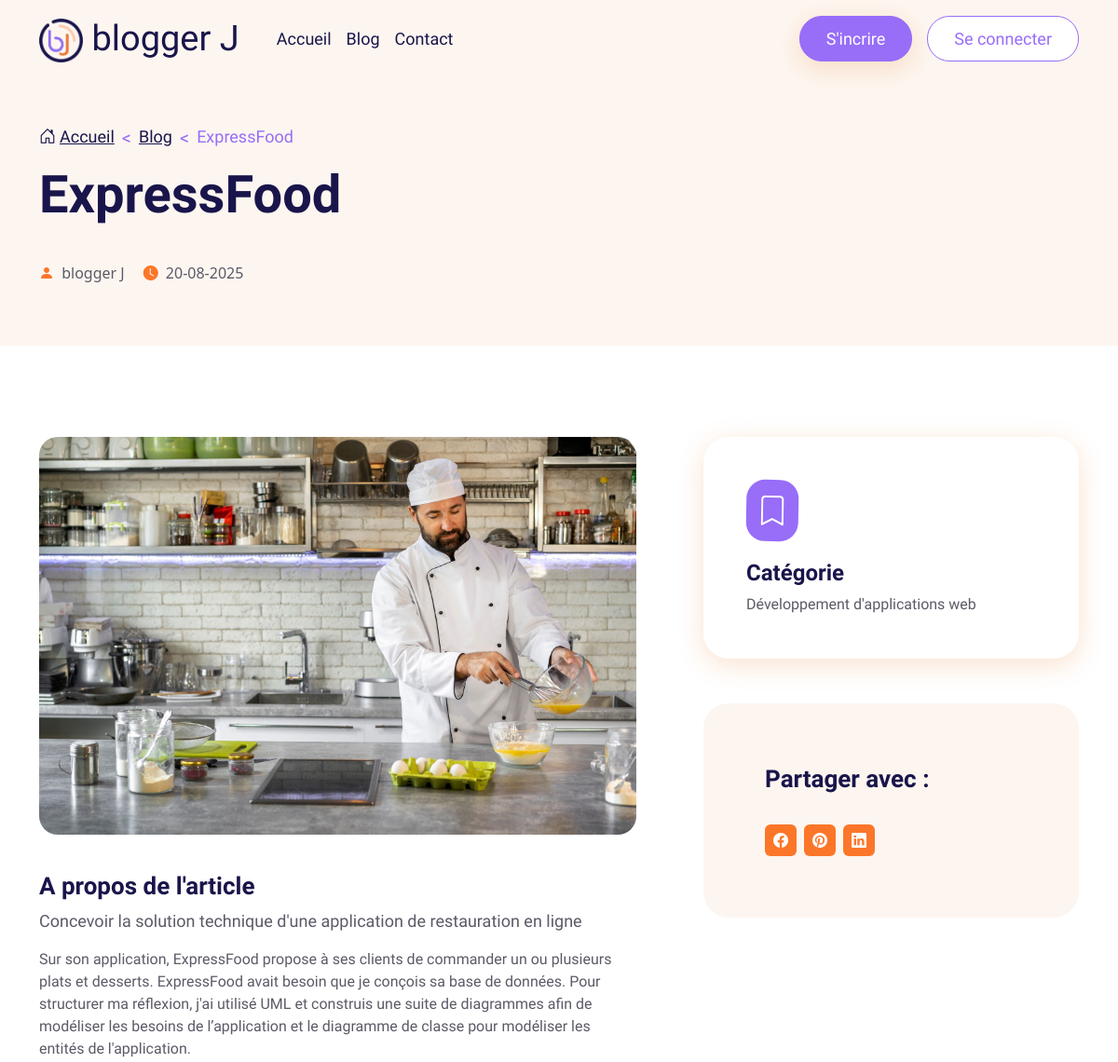
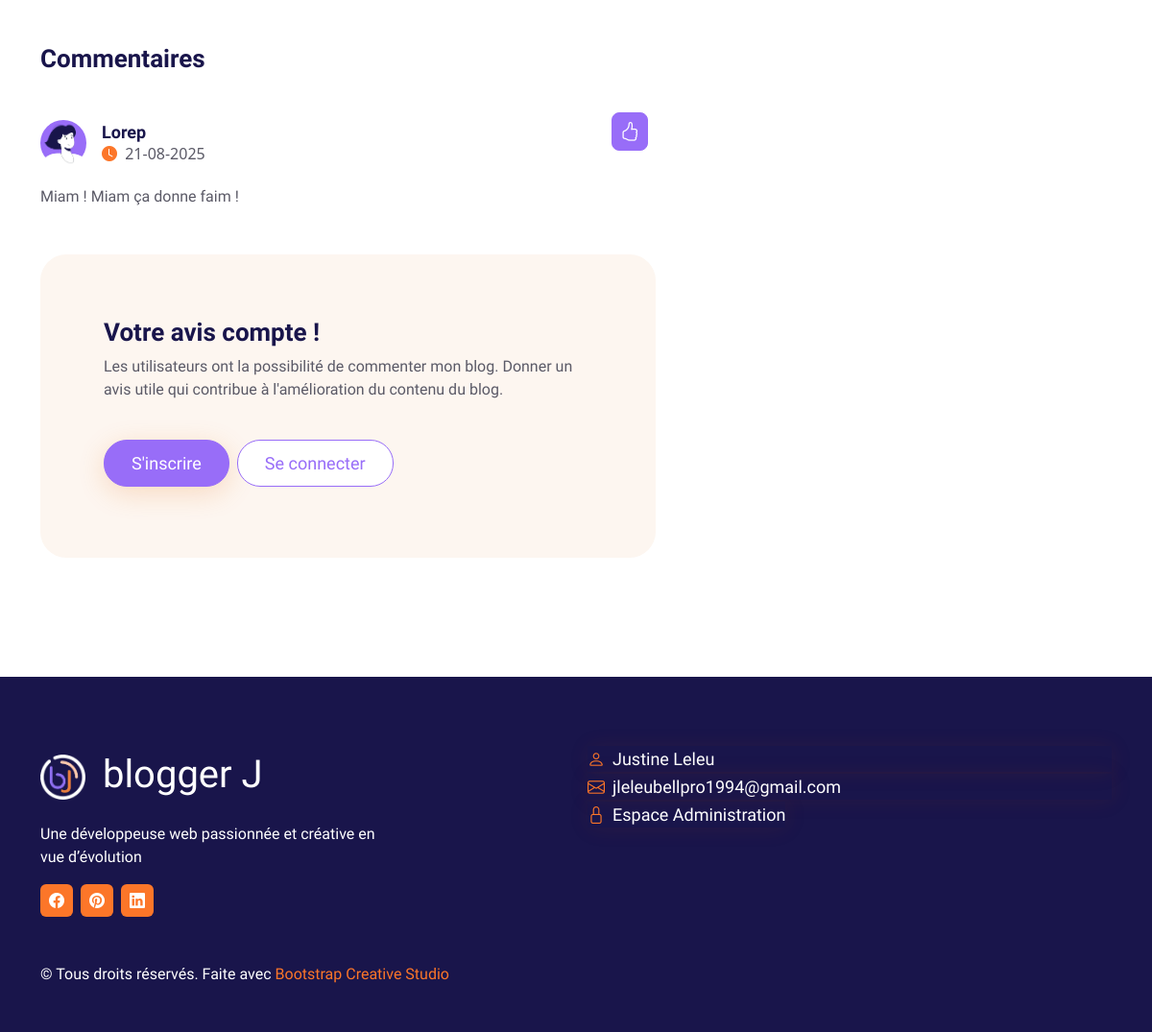
The app's page /index.php?action=post&id=9 with its own data (2 pictures, top to bottom).
### tables this page shows
CREATE TABLE `posts` (
  `id` int NOT NULL AUTO_INCREMENT,
  `users_id` int NOT NULL,
  `author` varchar(50) NOT NULL,
  `title` varchar(250) NOT NULL,
  `category` varchar(45) NOT NULL,
  `excerpt` varchar(250) NOT NULL,
  `content` longtext NOT NULL,
  `image` longtext NOT NULL,
  `created_at` datetime DEFAULT CURRENT_TIMESTAMP,
  `updated_at` datetime DEFAULT NULL,
  `active` tinyint(1) NOT NULL,
  `status` varchar(45) NOT NULL,
  PRIMARY KEY (`id`),
  KEY `users_id_idx` (`users_id`),
  CONSTRAINT `users_id` FOREIGN KEY (`users_id`) REFERENCES `users` (`id`) ON DELETE CASCADE ON UPDATE CASCADE
);

CREATE TABLE `comments` (
  `id` int NOT NULL AUTO_INCREMENT,
  `users_id` int NOT NULL,
  `posts_id` int NOT NULL,
  `avatar` longtext NOT NULL,
  `author` varchar(45) NOT NULL,
  `email` varchar(250) NOT NULL,
  `title` varchar(250) NOT NULL,
  `content` longtext NOT NULL,
  `created_at` datetime DEFAULT CURRENT_TIMESTAMP,
  `is_valid` tinyint(1) NOT NULL,
  `status` varchar(45) NOT NULL,
  PRIMARY KEY (`id`),
  KEY `users_id_idx` (`users_id`),
  KEY `comments_users_id_idx` (`posts_id`),
  CONSTRAINT `comments_posts_id` FOREIGN KEY (`posts_id`) REFERENCES `posts` (`id`) ON DELETE CASCADE ON UPDATE CASCADE,
  CONSTRAINT `comments_users_id` FOREIGN KEY (`users_id`) REFERENCES `users` (`id`) ON DELETE CASCADE ON UPDATE CASCADE
);

### templates/frontend/post/index.php (the view, shortened to what the rows shown need)
<section class="container-fluid bg-light-subtle spacing-col-padding-top-50 spacing-col-padding-bottom-50">
    <nav class="container" aria-label="breadcrumb">
        <ol class="breadcrumb">
            <li class="breadcrumb-item">
                <a class="breadcrumb-links" href="index.php?action=home"><i class="bi bi-house-door fs-lg me-1"></i>Accueil</a>
            </li>
            <li class="breadcrumb-item">
                <a class="breadcrumb-links" href="index.php?action=blog">Blog</a>
            </li>
            <li class="breadcrumb-item active" aria-current="page"><?= htmlspecialchars($post->title, ENT_QUOTES, 'UTF-8') ?></li>
        </ol>
    </nav>
    <div class="container">
        <h1 class="titre-page"> <?= htmlspecialchars($post->title, ENT_QUOTES, 'UTF-8') ?></h1>
        <div class="d-flex flex-row bd-highlight mb-3 spacing-content-marging-top-40">
            <div class="meta-list-blog bd-highlight">
                <i class="bi bi-person-fill fs-base me-1"></i>
                <span class="fs-sm"><?= htmlspecialchars($post->author, ENT_QUOTES, 'UTF-8') ?></span>
            </div>
            <div class="meta-list-blog bd-highlight">
                <i class="bi bi-clock-fill fs-base me-1"></i>
                <span class="fs-sm"><?= DateFormatter::enFrancais($post->updated_at); ?></span>
            </div>
        </div>
    </div>
</section>
<section class="container-fluid px-xxl-5 px-lg-4 pt-4 pt-lg-5 pb-2 pb-lg-4">
    <div class="container  spacing-col-padding-top-50 spacing-col-padding-bottom-50">
        <div class="row gy-4">
            <div class="col-lg-7">
                <img src="uploads/<?= htmlspecialchars($post->image, ENT_QUOTES, 'UTF-8') ?>" class="img-fluid featured-image-post" alt="image">
                <div class="content-post-blog spacing-content-padding-top-40">
                    <h2 class="titre-h4">A propos de l'article</h2>
                    <p class="highlighted-text">
                        <?= htmlspecialchars($post->excerpt, ENT_QUOTES, 'UTF-8') ?>
                    </p>
                    <p class="running-text"><?= htmlspecialchars($post->content, ENT_QUOTES, 'UTF-8') ?></p>
                </div>
                <div class="bloc-comments mt-5">
                    <h3 class="titre-h4 mb-3">Commentaires</h3>
                    <?php foreach ($comments as $comment): ?>
                        <div class="py-4">
                            <div class="d-flex align-items-center justify-content-between pb-2 mb-1">
                                <div class="d-flex align-items-center me-3">
                                    <img src="uploads/<?= htmlspecialchars($comment->avatar, ENT_QUOTES, 'UTF-8') ?>" class="rounded-circle" width="48" alt="Avatar">
                                    <div class="ps-3">
                                        <h6 class="titre-h6 mb-0"><?= htmlspecialchars($comment->author, ENT_QUOTES, 'UTF-8') ?></h6>
                                        <div class="meta-list-blog bd-highlight">
                                            <i class="bi bi-clock-fill fs-base me-1"></i>
                                            <span class="fs-sm"><?= DateFormatter::enFrancais($comment->created_at); ?></span>
                                        </div>
                                    </div>
                                </div>
                                <div class="d-flex align-items-center position-relative ps-md-3  mb-2">
                                    <?php if ($comment->status  === "approuvé"): ?>
                                        <p class="square-icon-primary">
                                            <i class="bi bi-hand-thumbs-up"></i>
                                        </p>
                                    <?php else: ?>
                                        <p class="square-icon-outline-primary">
                                            <i class="bi bi-hand-thumbs-up"></i>
                                        </p>
                                    <?php endif; ?>
                                </div>
                            </div>
                            <p class="running-text mb-0"><?= htmlspecialchars($comment->content, ENT_QUOTES, 'UTF-8') ?></p><br>
                        </div>
                    <?php endforeach; ?>
                    <?php
                    if (Auth::get('auth', 'role')) {
                    ?>
                        <?php if (Auth::get('auth', 'role') === 'administrateur') { ?>
                            <div class="card-shadow py-3 p-sm-4 p-md-5">
                                <div class="card-header">
                                    <h3 class="titre-h3">
                                        Ajouter un commentaire</h3>
                                </div>
                                <div class="card-body">
                                    <form method="post" class="needs-validation" novalidate="">
                                        <input type="hidden" name="add_comment[posts_id]" value="<?= $post->id ?>">
                                        <div class="row g-4">
                                            <div class="d-flex align-items-center justify-content-between pb-2 mb-1">
                                                <div class="d-flex align-items-center me-3">
                                                    <img src="uploads/<?= htmlspecialchars(Auth::get('auth', 'image'), ENT_QUOTES, 'UTF-8') ?>" class="rounded-circle" width="48" alt="Avatar">
                                                    <div class="ps-3">
                                                        <h6 class="titre-h6 mb-0"><?= htmlspecialchars(Auth::get('auth', 'username'), ENT_QUOTES, 'UTF-8') ?></h6>
                                                    </div>
                                                </div>
                                            </div>
                                            <div class="col-sm-12 form-group-style2">
                                                <label class="form-label fs-base" for="content">Commentaire</label>
                                                <textarea class="form-control" rows="6" name="add_comment[content]" id="content"><?= isset($addComment) ? htmlspecialchars($addComment->getContent(), ENT_QUOTES, 'UTF-8') : '' ?></textarea>
                                                <?= isset($controle["content"]) ? '<p><i class="bi bi-arrow-right-short"></i>' . htmlspecialchars($controle["content"], ENT_QUOTES, 'UTF-8') . "</p>" : '' ?>
                                            </div>
                                            <div class="col-sm-12 pt-4">
                                                <div class="d-grid gap-2">
                                                    <button type="submit" class="btn btn-primary">Envoyer</button>
                                                </div>
                                            </div>
                                        </div>
                                    </form>
                                </div>
                            </div>
                        <?php } else { ?>
                            <div class="card-shadow py-3 p-sm-4 p-md-5">
                                <div class="card-header">
                                    <h3 class="titre-h3">
                                        Ajouter un commentaire</h3>
                                </div>
                                <div class="card-body">
                                    <form method="post" class="needs-validation" novalidate="">
                                        <input type="hidden" name="add_comment[posts_id]" value="<?= $post->id ?>">
                                        <div class="row g-4">
                                            <div class="d-flex align-items-center justify-content-between pb-2 mb-1">
                                                <div class="d-flex align-items-center me-3">
                                                    <img src="uploads/<?= htmlspecialchars(Auth::get('auth', 'image'), ENT_QUOTES, 'UTF-8') ?>" class="rounded-circle" width="48" alt="Avatar">
                                                    <div class="ps-3">
                                                        <h6 class="titre-h6 mb-0"><?= htmlspecialchars(Auth::get('auth', 'username'), ENT_QUOTES, 'UTF-8') ?></h6>
                                                    </div>
                                                </div>
                                            </div>
                                            <div class="col-sm-12 form-group-style2">
                                                <label class="form-label fs-base" for="content">Commentaire</label>
                                                <textarea class="form-control" rows="6" name="add_comment[content]" id="content"><?= isset($addComment) ? htmlspecialchars($addComment->getContent(), ENT_QUOTES, 'UTF-8') : '' ?></textarea>
                                                <?= isset($controle["content"]) ? '<p><i class="bi bi-arrow-right-short"></i>' . htmlspecialchars($controle["content"], ENT_QUOTES, 'UTF-8') . "</p>" : '' ?>
                                            </div>
                                            <div class="col-sm-12 pt-4">
                                                <div class="d-grid gap-2">
                                                    <button type="submit" class="btn btn-primary">Envoyer</button>
                                                </div>
                                            </div>
                                        </div>
                                    </form>
                                </div>
                            </div>
                        <?php } ?>
                    <?php } else { ?>
                        <div class="card card-background">
                        </div>
                    <?php } ?>
                </div>
            </div>
            <div class="col-lg-5 position-relative">
                <div class="sticky-top ms-xl-5 ms-lg-4 ps-xxl-4" style="top: 105px !important;">
                    <div class="card card-light-shadow mb-5">
                        <div class="card-body pb-0">
                            <div class="d-table flex-shrink-0 icon-box">
                                <i class="bi bi-bookmark"></i>
                            </div>
                            <h3 class="titre-h5 mt-0">Catégorie</h3>
                            <p class="running-text"><?= htmlspecialchars($post->category, ENT_QUOTES, 'UTF-8') ?></p>
                        </div>
                    </div>
                </div>
            </div>
        </div>
    </div>
</section>
<?php require('../templates/layout-frontend.php') ?>

### records on screen
posts: title "ExpressFood", author "blogger J", updated_at "20-08-2025", image (picture), excerpt "Concevoir la solution technique d'une application de restauration en ligne", content "Sur son application, ExpressFood propose à ses clients de commander un ou plusieurs plats et desserts. ExpressFood avait besoin que je conçois sa base de données. Pour structurer ma réflexion, j'ai utilisé UML et construis une suite de diagrammes afin de modéliser les besoins de l’application et le diagramme de classe pour modéliser les entités de l'application.", category "Développement d'applications web"
comments: avatar (picture), author "Lorep", created_at "21-08-2025", status "approuvé" (drawn), content "Miam ! Miam ça donne faim !"
